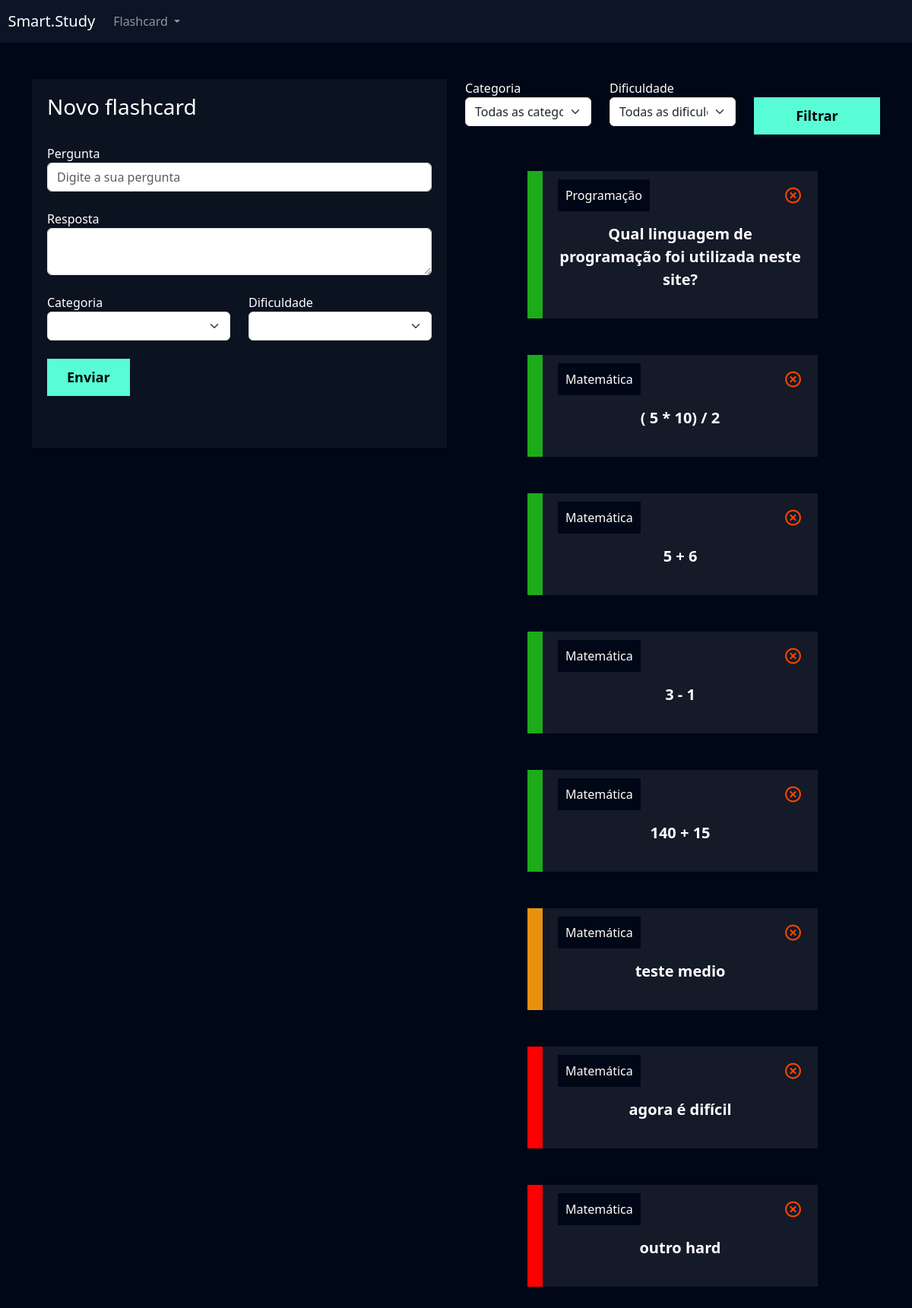
/flashcard/novo_flashcard/ (signed in), run on the app's committed database.
### flashcard/models.py (models this page shows, shortened)
class Flashcard(models.Model):
    DIFICULDADE_CHOICES = (('F', 'Fácil'), ('M', 'Médio'), ('D', 'Difícil'))
    user = models.ForeignKey(User, on_delete=models.DO_NOTHING)
    pergunta = models.CharField(max_length=100)
    resposta = models.TextField()
    categoria = models.ForeignKey(Categoria, on_delete=models.DO_NOTHING)
    dificuldade = models.CharField(max_length=1, choices=DIFICULDADE_CHOICES)
    @property
    def css_dificuldade(self):
        if self.dificuldade == 'F':
            return 'flashcard-facil'
        elif self.dificuldade == 'M':
            return 'flashcard-medio'
        elif self.dificuldade == 'D':
            return 'flashcard-dificil'

class Categoria(models.Model):
    nome = models.CharField(max_length=20)
    def __str__(self):
        return self.nome

### flashcard/views.py (the view, shortened to what this page needs)
# urls.py: path('novo_flashcard/', views.novo_flashcard, name="novo_flashcard"),
def novo_flashcard(request):
    if request.user.is_authenticated == False:
        return redirect('/usuarios/logar/')
    if request.method == 'GET':
        categorias = Categoria.objects.all()
        dificuldades = Flashcard.DIFICULDADE_CHOICES
        flashcards = Flashcard.objects.filter(user=request.user)
        categoria_filtrar = request.GET.get('categoria')
        dificuldade_filtrar = request.GET.get('dificuldade')
        if categoria_filtrar:
            flashcards = flashcards.filter(categoria__id=categoria_filtrar)
        if dificuldade_filtrar:
            flashcards = flashcards.filter(dificuldade=dificuldade_filtrar)
        return render(request, 'novo_flashcard.html', { 'categorias': categorias, 'dificuldades': dificuldades, 'flashcards': flashcards } )

### flashcard/templates/novo_flashcard.html (shortened to what this page needs)
{% extends "base.html" %}
{% load static %}
{% block 'cabecalho' %}
    <link href="{% static 'usuarios/css/cadastro.css' %}" rel="stylesheet">
    <link href='https://unpkg.com/boxicons@2.1.4/css/boxicons.min.css' rel='stylesheet'>
    <link href="{% static 'flashcard/css/novo_flashcard.css' %}" rel="stylesheet">
{% endblock 'cabecalho' %}
{% block 'conteudo' %}
    {% include "partials/header.html" %}
    <div class="container">
        <br><br>
        <div class="row">
            <div class="col-md">
                <div class="box-form">
                    <form action="{% url 'novo_flashcard' %}" method="POST"> {% csrf_token %}
                        <h3>Novo flashcard</h3>
                        <br>
                        <label>Pergunta</label>
                        <input type="text" class="form-control" placeholder="Digite a sua pergunta" name="pergunta">
                        <br>
                        <label>Resposta</label>
                        <textarea class="form-control" name="resposta"></textarea>
                        <br>
                        <div class="row">
                            <div class="col-md">
                                <label for="">Categoria</label>
                                <select class="form-select" name="categoria">
                                    <option value=""></option>
                                    {% for categoria in categorias %}
                                        <option value="{{categoria.id}}">{{categoria}}</option>
                                    {% endfor %}
                                </select>
                            </div>
                            <div class="col-md">
                                <label for="">Dificuldade</label>
                                <select class="form-select" name="dificuldade">
                                <option value=""></option>
                                    {% for dificuldade in dificuldades %}
                                        <option value="{{dificuldade.0}}">{{dificuldade.1}}</option>
                                    {% endfor %}
                                </select>
                            </div>
                        </div>
                        <br>
                        <input type="submit" value="Enviar" class="btn-cadastro">
                        <br><br><br>
                    </form>
                </div>
            </div>
            <div class="col-md">
                <form action="{% url 'novo_flashcard' %}" method="GET">
                    <div class="row">
                        <div class="col-md">
                            <label for="">Categoria</label>
                            <select name="categoria" id="" class="form-select">
                                <option value="">Todas as categorias</option>
                            </select>
                        </div>
                        <div class="col-md">
                            <label for="">Dificuldade</label>
                            <select name="dificuldade" id="" class="form-select">
                                <option value="">Todas as dificuldades</option>
                            </select>
                        </div>
                        <div class="col-md">
                            <br>
                            <input type="submit" style="width: 100%" value="Filtrar" class="btn-cadastro">
                        </div>
                    </div>
                </form>
                <br><br>
                {% for flash in flashcards %}
                    <div class="box-new-flashcard"  onclick="flip_card({{flash.id}})">
                        <div class="flashcard {{flash.css_dificuldade}}">
                            <div class="flashcard-categoria">
                                {{flash.categoria}}
                            </div>
                            <a href="{% url 'deletar_flashcard' flash.id %}"><i class='icone-exit bx bx-x-circle'></i></a>
                            <br><br>
                            <div class="flashcard-box-item">
                                <p class="flashcard-item">{{flash.pergunta}}</p>
                            </div>
                        </div>
                    </div>
                    <br><br>
                {% endfor %}
            </div>
        </div>
    </div>
{% endblock 'conteudo' %}

### templates/static/geral/css/base.css (style rules this page uses)
:root { --main-color: #0b1526; --dark-color: #000716; --secondary-dark-color: rgb(15, 2, 26); --light-color: #00c1f3; --contrast-color: #f4c96b; --differential-color: #58fcd5; }
body { background-color: var(--dark-color) !important; color: white !important; }

### templates/static/usuarios/css/cadastro.css (style rules this page uses)
* { margin: 0; padding: 0; }
.box-form { padding: 20px; background-color: rgba(217,217,217, .05); color: white !important; }
.btn-cadastro { padding: 10px; background-color: #58fcd5; border: none; border: 1px solid #58fcd5; font-size: 18px; font-weight: bold; padding-left: 25px; padding-right: 25px; }

### templates/static/flashcard/css/novo_flashcard.css (style rules this page uses)
.box-new-flashcard { width: 70%; margin: auto; }
.flashcard { background-color: rgba(255, 255, 255, .08); padding: 20px; }
.flashcard-box-item { text-align: center; }
.flashcard p { font-size: 20px; font-weight: bold; cursor: pointer; }
.flashcard-facil { border-left: 20px solid #1DAB1A; }
.flashcard-medio { border-left: 20px solid #E8910E; }
.flashcard-dificil { border-left: 20px solid #FE0000; }
.flashcard-categoria { background-color: var(--dark-color); display: inline; padding: 10px; }
.icone-exit { float: right; font-size: 25px; color: orangered; }

### data on the page
Flashcard: categoria "Programação", pergunta "Qual linguagem de programação foi utilizada neste site?"
Flashcard: categoria "Matemática", pergunta "( 5 * 10) / 2"
Flashcard: categoria "Matemática", pergunta "5 + 6"
Flashcard: categoria "Matemática", pergunta "3 - 1"
Flashcard: categoria "Matemática", pergunta "140 + 15"
Flashcard: categoria "Matemática", pergunta "teste medio"
Flashcard: categoria "Matemática", pergunta "agora é difícil"
Flashcard: categoria "Matemática", pergunta "outro hard"
